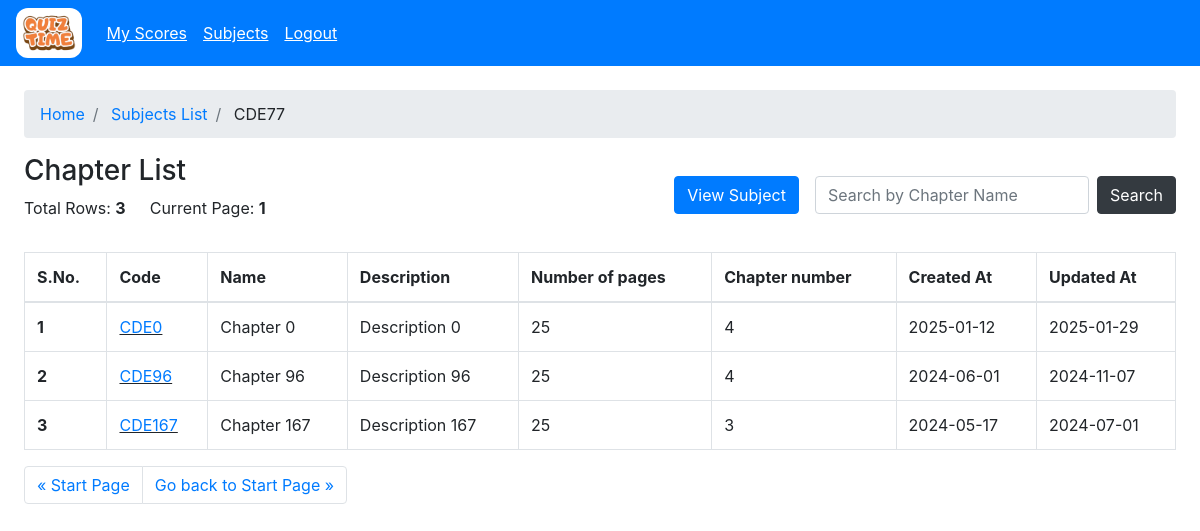
The app's page /user/subject/view?sub_id=163df7af-3ed1-49a8-a9a7-675c24ca57b3 (signed in) with its own data.
### models/model.py (models this page shows)
class Subject(db.Model):
    __tablename__='subjects'
    id=db.Column(db.VARCHAR(100), primary_key=True)
    name=db.Column(db.VARCHAR(100), nullable=False)
    description=db.Column(db.VARCHAR(100), nullable=False)
    created_at=db.Column(db.TIMESTAMP, nullable=False)
    updated_at=db.Column(db.TIMESTAMP, nullable=False)
    code=db.Column(db.VARCHAR(100), nullable=False)

class Chapter(db.Model):
    __tablename__='chapters'
    id=db.Column(db.VARCHAR(100), primary_key=True)
    name=db.Column(db.VARCHAR(100), nullable=False)
    description=db.Column(db.VARCHAR(100), nullable=False)
    subject_id=db.Column(db.VARCHAR(100), db.ForeignKey('subjects.id'), nullable=False)
    created_at = db.Column(db.TIMESTAMP, nullable=False)
    updated_at = db.Column(db.TIMESTAMP, nullable=False)
    chapter_number=db.Column(db.Integer, nullable=False)
    code=db.Column(db.VARCHAR(100), nullable=False)
    pages=db.Column(db.Integer, nullable=False)

### controllers/users/user.py (the view)
@user.route("/subject/view")
@login_required
@swag_from({
    'tags': ['User'],
    'summary': 'View Subject',
    'description': 'View Subject',
    'parameters': [
        {
            "in": "query",
            "name": "sub_id",
            "required": True,
            "type": "string",
            "description": "The id of the subject",
        }
    ],
    'responses': {
        200: {
            'description': 'View Subject',
            'content': {
                'application/json': {
                    'example': {
                        "subject": {
                            "id": "1",
                            "name": "Subject 1",
                            "created_at": "2021-08-01 10:00:00",
                            "updated_at": "2021-08-01 10:00:00"
                        },
                        "chapters": [
                            {
                                "id": "1",
                                "subject_id": "1",
                                "name": "Chapter 1",
                                "created_at": "2021-08-01 10:00:00",
                                "updated_at": "2021-08-01 10:00:00"
                            }
                        ]
                    }
                }
            }
        },
        302: {
            'description': 'Redirect to login page',
            'content': {
                'application/json': {
                    'example': {
                        "message": "Subject not found",
                        "type": "danger",
                        "url": "/user/subjects"
                    }
                }
            }
        }
    }
})
@role_required("user")
def user_subject_chapter_list():
    try:
        sub_id = request.args.get("sub_id", "")
        skip = int(request.args.get("skip", 0))
        take = int(request.args.get("take", 25))
        where = request.args.get("where", "{}")
        where = json.loads(where) if where else {}
        subject = Subject.query.filter_by(id=sub_id).first()
        if not subject:
            return render_template("user/user_chapter.html",skip=skip,take=take,rows=[], total_rows=0,sub=None)
        query = Chapter.query.filter_by(subject_id=sub_id)
        for key, value in where.items():
            query = query.filter(getattr(Chapter, key).like(f"%{value}%"))
        chapters = query.offset(skip).limit(take).all()
        total_rows = query.count()
        return render_template("user/user_chapter.html",rows=chapters,total_rows=total_rows,skip=skip,take=take,sub=subject)
    except Exception as e:
        return render_template("user/user_chapter.html",skip=0,take=25,total_rows=0, rows=[],sub=None)

### app.py (called while the page is built)
    @login_manager.user_loader
    def load_user(user_id):
        return User.query.get(user_id)

### controllers/decorator.py (called while the page is built)
def role_required(role):
    def decorator(func):
        @wraps(func)
        def wrapper(*args, **kwargs):
            if not current_user.is_authenticated:
                return redirect(url_for("auth.login_post"))
            if current_user.user_type != role and session.get("user_type") != role:
                if current_user.user_type == "admin":
                    return redirect(url_for("admin.admin_home"))
                return redirect(url_for("user.user_home"))
            return func(*args, **kwargs)
        return wrapper
    return decorator

### templates/user/user_chapter.html (shortened to what this page needs)
{% extends "base.html" %} {% block title %}Chapter Page{% endblock %} {% block
content %} {% include "user/user_wrapper.html" %}
<section class="min-vh-100 p-4">
  <nav aria-label="breadcrumb">
    <ol class="breadcrumb">
      <li class="breadcrumb-item"><a href="/admin">Home</a></li>
      <li class="breadcrumb-item">
        <a href="/user/subjects?skip=0&take=25">Subjects List</a>
      </li>
      <li class="breadcrumb-item" aria-current="page">
        {% if sub %}{{ sub.code }}{% endif %}
      </li>
    </ol>
  </nav>
  <div class="d-flex mt-3 flex-wrap justify-content-between">
    <div>
      <h3>Chapter List</h3>
      <div class="d-flex align-items-center">
        <p class="mr-4">Total Rows: <strong>{{ total_rows }}</strong></p>
        <p>
          Current Page:
          <strong
            >{% if skip and take %} {{ ((skip|int)/take)+1 }} {% else %}1{%
            endif %}</strong
          >
        </p>
      </div>
    </div>
    <div class="form-inline my-2 my-lg-0">
      <div class="d-flex">
        <button
          type="button"
          class="btn btn-primary mr-3"
          data-toggle="modal"
          data-target="#exampleModalScrollable"
        >
          View Subject
        </button>
      </div>
      <div class="d-flex mt-2 mt-sm-0 justify-content-between">
        <input
          class="form-control mr-2"
          type="search"
          id="chapterInput"
          placeholder="Search by Chapter Name"
          aria-label="Search"
        />
        <button
          onclick="searchByChapter('{{skip}}', '{{take}}', '{{ sub.id }}')"
          class="btn btn-dark"
        >
          <a>Search</a>
        </button>
      </div>
    </div>
  </div>
  <section class="mt-3">
    <div class="table-responsive">
      <table class="table table-bordered table-hover">
        <thead>
          <tr>
            <th scope="col">S.No.</th>
            <th scope="col">Code</th>
            <th scope="col">Name</th>
            <th scope="col">Description</th>
            <th scope="col">Number of pages</th>
            <th scope="col">Chapter number</th>
            <th scope="col">Created At</th>
            <th scope="col">Updated At</th>
          </tr>
        </thead>
        <tbody>
          {% for chpt in rows %}
          <tr class="pointer">
            <th scope="row">{{ loop.index+skip }}</th>
            <td class="link">
              <a
                href="/user/subject/chapter/view?sub_id={{ sub.id }}&skip=0&take=25&chap_id={{ chpt.id }}"
                >{{ chpt.code }}</a
              >
            </td>
            <td>{{ chpt.name }}</td>
            <td>{{ chpt.description }}</td>
            <td>{{ chpt.pages }}</td>
            <td>{{ chpt.chapter_number }}</td>
            <td>{{ chpt.created_at.strftime('%Y-%m-%d') }}</td>
            <td>{{ chpt.updated_at.strftime('%Y-%m-%d') }}</td>
          </tr>
          {% endfor %}
        </tbody>
      </table>
      <nav aria-label="Page navigation example">
        <ul class="pagination">
          <li class="page-item">
            <a
              class="page-link"
              href="/user/subject/view?sub_id={{ sub.id }}&skip={{ (skip - take) if skip > 0 else 0 }}&take={{ take }}"
              aria-label="Previous"
            >
              <span aria-hidden="true">&laquo;</span>
              <span
                >{% if skip > 0 %}Previous{% else %}Start Page{% endif %}</span
              >
            </a>
          </li>
          <li class="page-item">
            <a
              class="page-link"
              href="/user/subject/view?sub_id={{ sub.id }}&skip={{ ( (((skip|int)/take)|int+1)*take if ((skip|int+take) < total_rows) else None  ) if ((skip|int+take) < total_rows) else 0 }}&take={{ take }}"
              aria-label="Next"
            >
              <span
                >{% if ((skip|int + take) < total_rows) %}Next{% else %}Go back
                to Start Page{% endif %}</span
              >
              <span aria-hidden="true">&raquo;</span>
            </a>
          </li>
        </ul>
      </nav>
    </div>
  </section>
</section>
{% endblock %}

### static/css/style.css (style rules this page uses)
.pointer { cursor: pointer; }
.link { text-decoration: underline !important; }

### records on screen
Subject: code "CDE77"
Chapter: code "CDE0", name "Chapter 0", description "Description 0", pages "25", chapter_number "4", created_at "2025-01-12", updated_at "2025-01-29"
Chapter: code "CDE96", name "Chapter 96", description "Description 96", pages "25", chapter_number "4", created_at "2024-06-01", updated_at "2024-11-07"
Chapter: code "CDE167", name "Chapter 167", description "Description 167", pages "25", chapter_number "3", created_at "2024-05-17", updated_at "2024-07-01"

### other values on screen
{{ total_rows }} "3"
